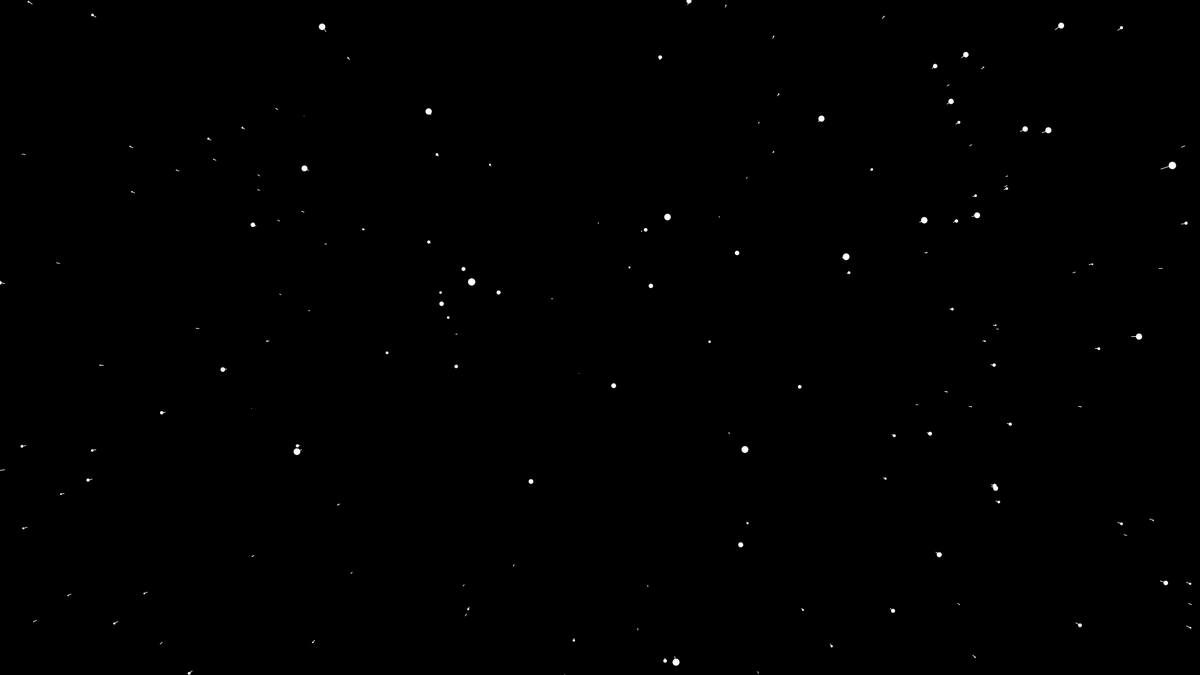
Frame 1 (no input)
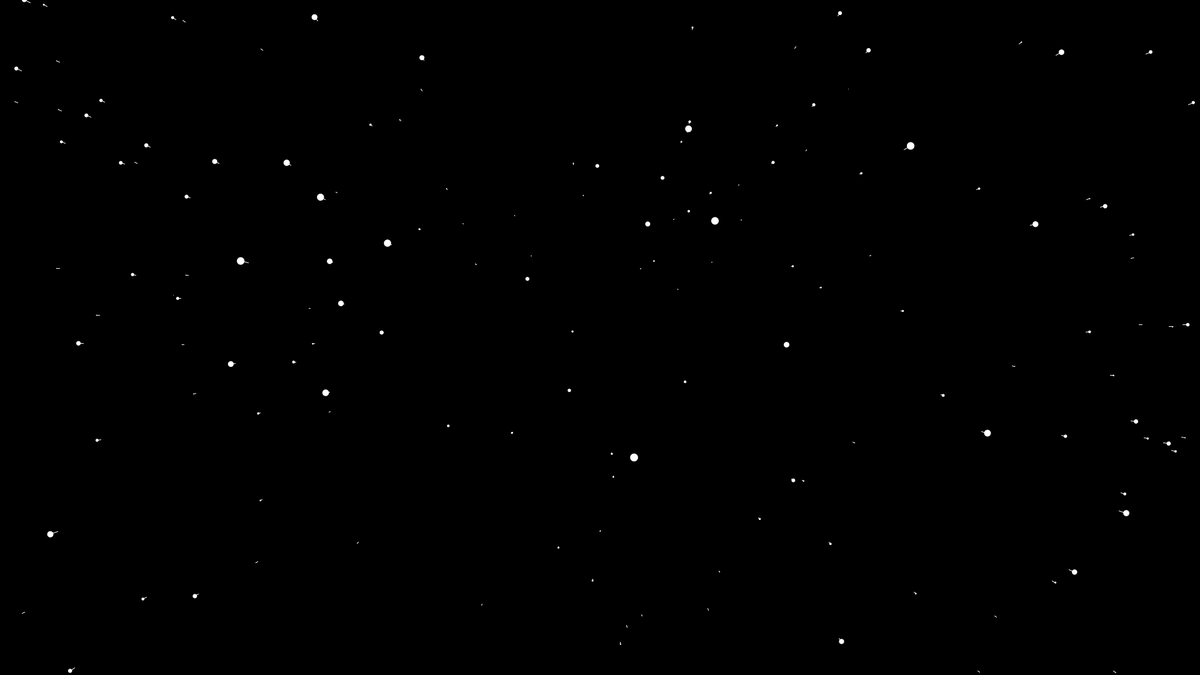
Frame 60 (the mouse pressed at the canvas centre just before this capture)
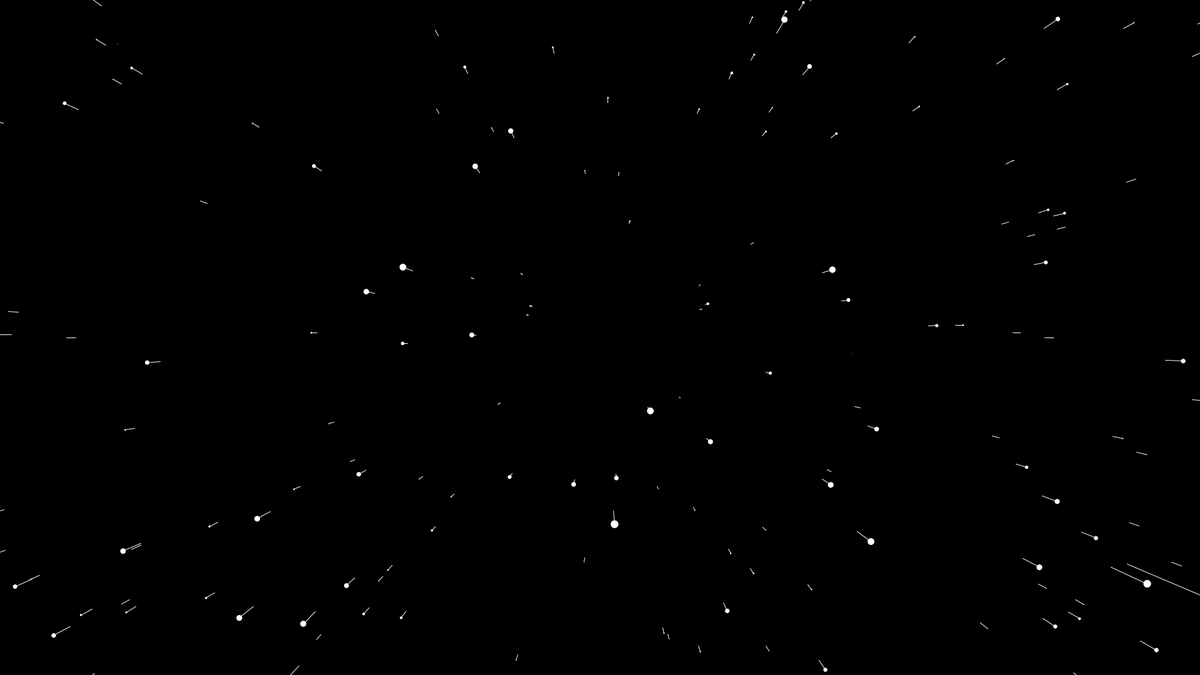
Frame 120 (the mouse held since frame 60 and released just before this capture)

The Processing sketch that drew these frames (run headless with seeded random() and noise(); from frame 60 on, the mouse is pressed at the canvas centre):

// Processing sketch: sketch_230816a
// ── sketch_230816a.pde
Star[] stars=new Star[1000];
float speed;
void setup() {
  size(1920, 1080);
  for (int i=0; i<stars.length; i++) {
    stars[i]=new Star();
  }
}
void draw() {
  speed=map(mouseX*mouseY, 0, width*height, 10, 100);
  background(0);
  translate(width/2, height/2);
  for (int i=0; i<stars.length; i++) {
    stars[i].update();
    stars[i].show();
  }
}

// ── Star.pde
class Star {
  float x;
  float y;
  float z;
  float pz;
  Star() {
    x=random(-width, width);
    y=random(-height, height);
    z=random(width);
    pz=z;
  }
  void update() {
    z=z-speed;
    if (z<1) {
      z=width;
      x=random(-width, width);
      y=random(-height, height);
      pz=z;
    }
  }
  void show() {
    fill(255);
    noStroke();
    float sx=map(x/z, 0, 1, 0, width);
    float sy=map(y/z, 0, 1, 0, height);
    float r=map(z, 0, width, 16, 0);
    ellipse(sx, sy, r, r);
    float px=map(x/pz, 0, 1, 0, width);
    float py=map(y/pz, 0, 1, 0, height);
  pz=z;
    stroke(255);
    line(px,py,sx,sy);
  }
}
